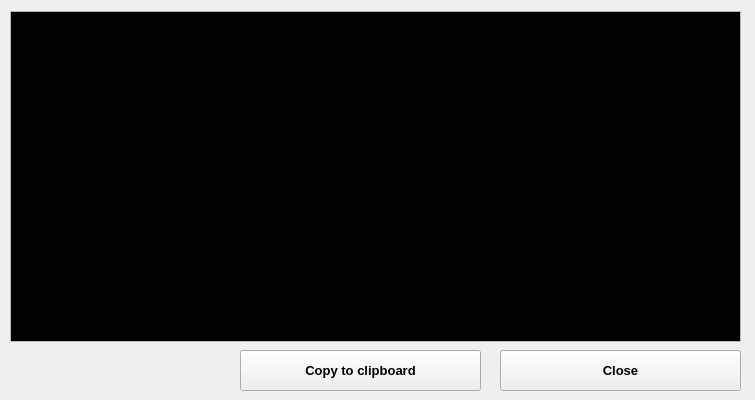
<?xml version="1.0" encoding="UTF-8"?>
<ui version="4.0">
 <class>Form</class>
 <widget class="QWidget" name="Form">
  <property name="geometry">
   <rect>
    <x>0</x>
    <y>0</y>
    <width>755</width>
    <height>400</height>
   </rect>
  </property>
  <property name="windowTitle">
   <string>Crash dump</string>
  </property>
  <widget class="QPushButton" name="crashDumpOutputCopyPushButton">
   <property name="geometry">
    <rect>
     <x>240</x>
     <y>350</y>
     <width>241</width>
     <height>41</height>
    </rect>
   </property>
   <property name="font">
    <font>
     <pointsize>10</pointsize>
     <weight>75</weight>
     <bold>true</bold>
    </font>
   </property>
   <property name="text">
    <string>Copy to clipboard</string>
   </property>
  </widget>
  <widget class="QTextBrowser" name="crashDumpOutputTextBrowser">
   <property name="geometry">
    <rect>
     <x>10</x>
     <y>11</y>
     <width>731</width>
     <height>331</height>
    </rect>
   </property>
   <property name="palette">
    <palette>
     <active>
      <colorrole role="WindowText">
       <brush brushstyle="SolidPattern">
        <color alpha="255">
         <red>0</red>
         <green>85</green>
         <blue>0</blue>
        </color>
       </brush>
      </colorrole>
      <colorrole role="Text">
       <brush brushstyle="SolidPattern">
        <color alpha="255">
         <red>0</red>
         <green>85</green>
         <blue>0</blue>
        </color>
       </brush>
      </colorrole>
      <colorrole role="Base">
       <brush brushstyle="SolidPattern">
        <color alpha="255">
         <red>0</red>
         <green>0</green>
         <blue>0</blue>
        </color>
       </brush>
      </colorrole>
     </active>
     <inactive>
      <colorrole role="WindowText">
       <brush brushstyle="SolidPattern">
        <color alpha="255">
         <red>0</red>
         <green>85</green>
         <blue>0</blue>
        </color>
       </brush>
      </colorrole>
      <colorrole role="Text">
       <brush brushstyle="SolidPattern">
        <color alpha="255">
         <red>0</red>
         <green>85</green>
         <blue>0</blue>
        </color>
       </brush>
      </colorrole>
      <colorrole role="Base">
       <brush brushstyle="SolidPattern">
        <color alpha="255">
         <red>0</red>
         <green>0</green>
         <blue>0</blue>
        </color>
       </brush>
      </colorrole>
     </inactive>
     <disabled>
      <colorrole role="WindowText">
       <brush brushstyle="SolidPattern">
        <color alpha="255">
         <red>120</red>
         <green>120</green>
         <blue>120</blue>
        </color>
       </brush>
      </colorrole>
      <colorrole role="Text">
       <brush brushstyle="SolidPattern">
        <color alpha="255">
         <red>120</red>
         <green>120</green>
         <blue>120</blue>
        </color>
       </brush>
      </colorrole>
      <colorrole role="Base">
       <brush brushstyle="SolidPattern">
        <color alpha="255">
         <red>240</red>
         <green>240</green>
         <blue>240</blue>
        </color>
       </brush>
      </colorrole>
     </disabled>
    </palette>
   </property>
   <property name="font">
    <font>
     <family>Terminal</family>
     <pointsize>6</pointsize>
    </font>
   </property>
   <property name="autoFillBackground">
    <bool>false</bool>
   </property>
  </widget>
  <widget class="QPushButton" name="crashDumpOutputClosePushButton">
   <property name="geometry">
    <rect>
     <x>500</x>
     <y>350</y>
     <width>241</width>
     <height>41</height>
    </rect>
   </property>
   <property name="font">
    <font>
     <pointsize>10</pointsize>
     <weight>75</weight>
     <bold>true</bold>
    </font>
   </property>
   <property name="text">
    <string>Close</string>
   </property>
  </widget>
 </widget>
 <resources/>
 <connections/>
</ui>
